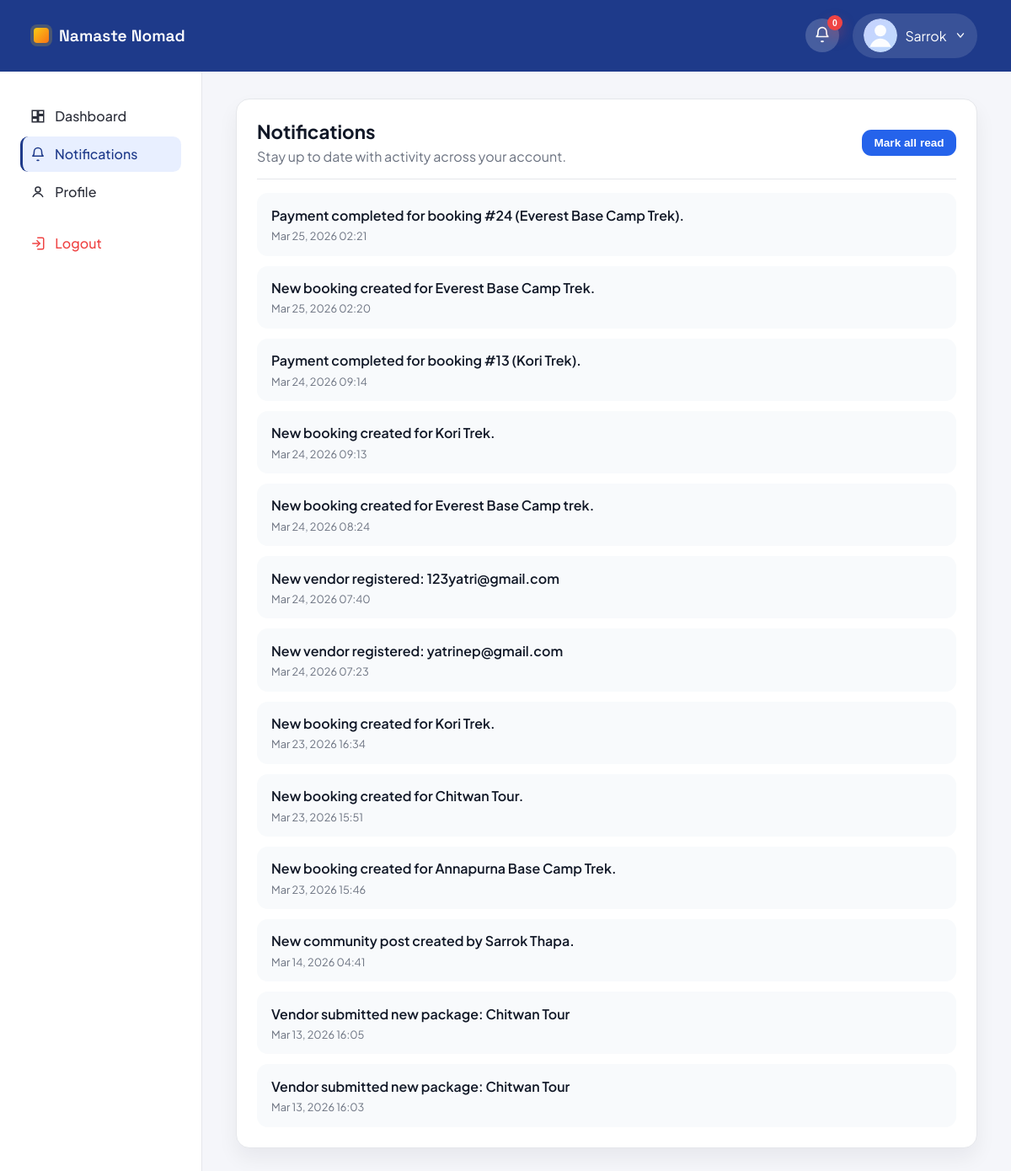
/accounts/notifications/ (signed in), run on an earlier commit of the app's database.
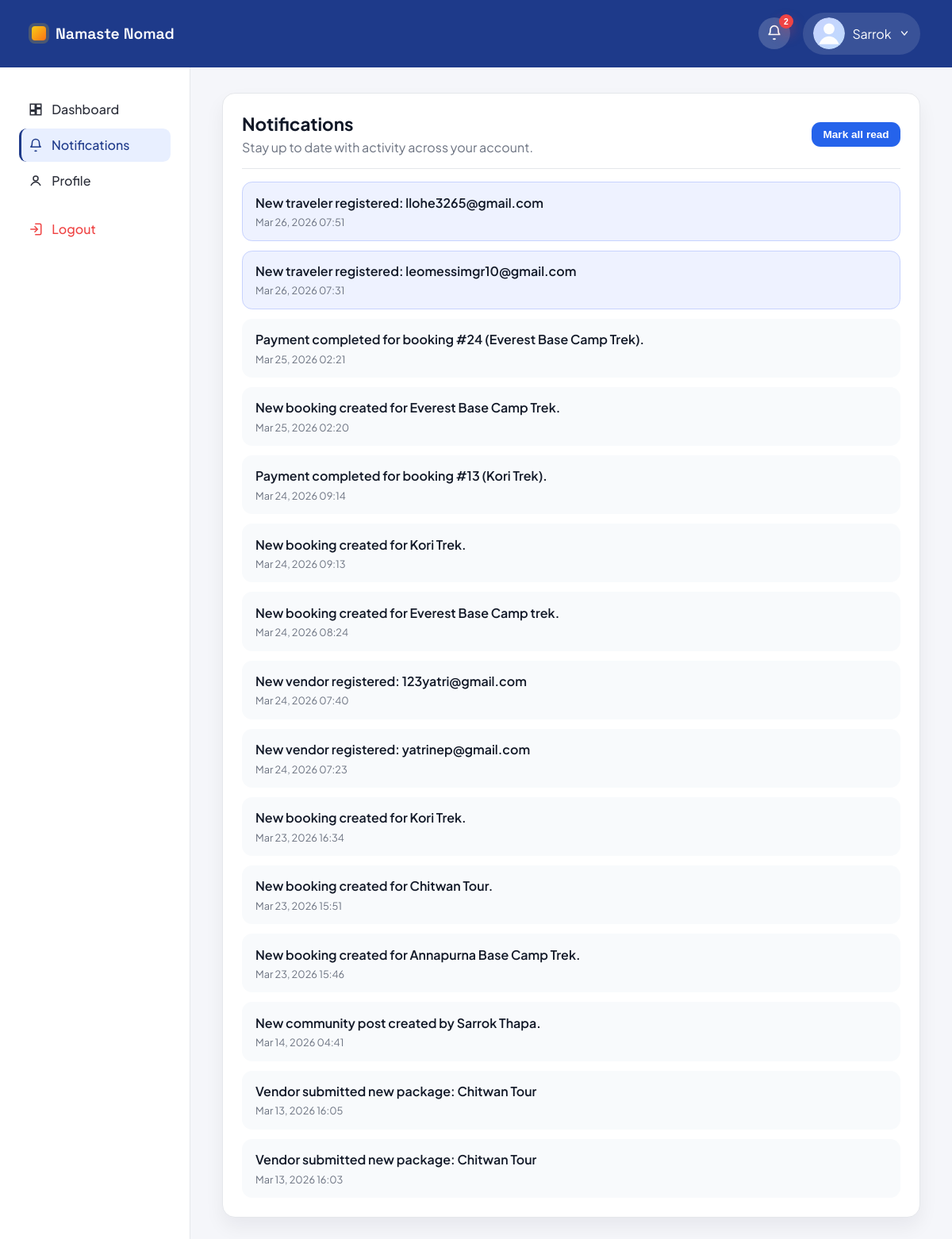
And on a later commit of the database.
### accounts/models.py (models this page shows, shortened)
class User(AbstractUser):
    USER_TYPE_CHOICES = (
        ('vendor', 'Vendor'),
        ('traveler', 'Traveler'),
        ('admin', 'Admin'),
    )
    user_type = models.CharField(max_length=10, choices=USER_TYPE_CHOICES)
    phone = models.CharField(max_length=20, blank=True, null=True)
    is_verified = models.BooleanField(default=False)

class Notification(models.Model):
    TYPE_BOOKING = 'booking'
    TYPE_COMMUNITY_POST = 'community_post'
    TYPE_LIKE = 'like'
    TYPE_COMMENT = 'comment'
    TYPE_VENDOR_APPROVAL = 'vendor_approval'
    TYPE_ADMIN_MESSAGE = 'admin_message'
    TYPE_PACKAGE_APPROVED = 'package_approved'
    TYPE_SUPPORT_MESSAGE = 'support_message'
    TYPE_PACKAGE_SUBMISSION = 'package_submission'
    TYPE_USER_REGISTRATION = 'user_registration'
    TYPE_CHOICES = (
        (TYPE_BOOKING, 'Booking'),
        (TYPE_COMMUNITY_POST, 'Community Post'),
        (TYPE_LIKE, 'Like'),
        (TYPE_COMMENT, 'Comment'),
        (TYPE_VENDOR_APPROVAL, 'Vendor Approval'),
        (TYPE_ADMIN_MESSAGE, 'Admin Message'),
        (TYPE_PACKAGE_APPROVED, 'Package Approved'),
        (TYPE_SUPPORT_MESSAGE, 'Support Message'),
        (TYPE_PACKAGE_SUBMISSION, 'Package Submission'),
        (TYPE_USER_REGISTRATION, 'User Registration'),
    )
    user = models.ForeignKey(
        settings.AUTH_USER_MODEL,
        on_delete=models.CASCADE,
        related_name='notifications',
    )
    message = models.TextField()
    type = models.CharField(max_length=40, choices=TYPE_CHOICES)
    related_object_id = models.PositiveIntegerField(null=True, blank=True)
    is_read = models.BooleanField(default=False)
    created_at = models.DateTimeField(auto_now_add=True)
    class Meta:
        ordering = ('-created_at',)

### accounts/views.py (the view, shortened to what this page needs)
# urls.py: path('notifications/', views.notifications_list, name='notifications_list'),
@never_cache
@login_required(login_url='account_login_choice')
def notifications_list(request):
    notifications = Notification.objects.filter(user=request.user).order_by('-created_at')[:50]
    unread_count = Notification.objects.filter(user=request.user, is_read=False).count()
    for notification in notifications:
        notification.link = notification_link(notification)
    if getattr(request.user, 'user_type', '') == 'admin':
        admin_profile = _get_admin_profile(request.user)
        return render(request, 'accounts/admin_notifications.html', {
            'admin_profile': admin_profile,
            'notifications': notifications,
            'unread_count': unread_count,
            'active_page': 'notifications',
        })

### accounts/context_processors.py (called while the page is built)
def _safe_related(instance, relation_name):
    try:
        return getattr(instance, relation_name)
    except ObjectDoesNotExist:
        return None

def _display_name(user):
    full_name = user.get_full_name().strip()
    return full_name or user.username or user.email or 'Account'

def _avatar_url(user, user_type):
    if user_type == 'traveler':
        profile = _safe_related(user, 'traveler_profile')
        if profile and profile.avatar:
            return profile.avatar.url
    elif user_type == 'vendor':
        profile = _safe_related(user, 'vendor_profile')
        if profile and profile.logo:
            return profile.logo.url
    elif user_type == 'admin':
        profile = _safe_related(user, 'admin_profile')
        if profile and profile.avatar:
            return profile.avatar.url
    return ''

def _dashboard_url(user_type):
    if user_type == 'traveler':
        return reverse('traveler_home')
    if user_type == 'vendor':
        return reverse('vendor_dashboard')
    if user_type == 'admin':
        return reverse('admin_dashboard')
    return reverse('home')

def _profile_url(user_type):
    if user_type == 'traveler':
        return reverse('traveler_profile')
    if user_type == 'vendor':
        return reverse('vendor_profile')
    if user_type == 'admin':
        return reverse('admin_profile')
    return reverse('home')

def _settings_url(user_type):
    if user_type == 'traveler':
        return reverse('traveler_profile')
    if user_type == 'vendor':
        return reverse('vendor_settings')
    if user_type == 'admin':
        return reverse('admin_profile')
    return reverse('home')

def _navbar_context(user):
    user_type = getattr(user, 'user_type', '')
    return {
        'nav_user_type': user_type,
        'nav_display_name': _display_name(user),
        'nav_avatar_url': _avatar_url(user, user_type),
        'nav_dashboard_url': _dashboard_url(user_type),
        'nav_profile_url': _profile_url(user_type),
        'nav_settings_url': _settings_url(user_type),
    }

### accounts/views.py (called while the page is built)
def _get_admin_profile(user):
    try:
        return user.admin_profile
    except AdminProfile.DoesNotExist:
        return None

### accounts/templates/accounts/admin_notifications.html (shortened to what this page needs)
{% load static %}
<!DOCTYPE html>
<html lang="en">
<head>
    <link rel="stylesheet" href="{% static 'css/vendor_dashboard.css' %}?v=20260226b">
    <link rel="stylesheet" href="{% static 'css/admin_dashboard.css' %}?v=20260226b">
    <link rel="stylesheet" href="{% static 'css/notifications.css' %}?v=20260313a">
    <link rel="stylesheet" href="{% static 'css/notifications_page.css' %}?v=20260313a">
</head>
<body class="admin-dashboard">
    <header class="topbar admin-topbar">
        <a class="brand" href="{% url 'home' %}">
            <span class="brand-mark"></span>
            <span class="brand-name">Namaste Nomad</span>
        </a>
        <div class="topbar-actions">
            {% include "accounts/includes/notification_bell.html" %}
            <div class="admin-user">
                <div class="avatar topbar-avatar">
                    {% if admin_profile and admin_profile.avatar %}
                        <img class="topbar-avatar-image" src="{{ admin_profile.avatar.url }}" alt="Admin avatar">
                    {% else %}
                        <img class="topbar-avatar-image" src="{% static 'images/default-avatar.svg' %}" alt="Default admin avatar">
                    {% endif %}
                </div>
                <span>{{ request.user.first_name|default:"Admin" }}</span>
                <svg width="14" height="14" viewBox="0 0 20 20" fill="none" aria-hidden="true">
                    <path d="M5 7l5 6 5-6" stroke="currentColor" stroke-width="2" stroke-linecap="round" stroke-linejoin="round"/>
                </svg>
            </div>
        </div>
    </header>
    <div class="dashboard-shell admin-shell">
        <aside class="sidebar admin-sidebar">
            <nav class="sidebar-nav">
                <a class="nav-item" href="{% url 'admin_dashboard' %}">
                    <span class="nav-icon">
                        <svg viewBox="0 0 24 24" fill="none" stroke="currentColor" stroke-width="2">
                            <path d="M3 13h8V3H3v10zM13 21h8V11h-8v10zM13 3h8v6h-8V3zM3 21h8v-6H3v6z"/>
                        </svg>
                    </span>
                    Dashboard
                </a>
                <a class="nav-item {% if active_page == 'notifications' %}active{% endif %}" href="{% url 'notifications_list' %}">
                    <span class="nav-icon">
                        <svg viewBox="0 0 24 24" fill="none" stroke="currentColor" stroke-width="2">
                            <path d="M18 8a6 6 0 1 0-12 0c0 7-3 7-3 7h18s-3 0-3-7"/>
                            <path d="M13.73 21a2 2 0 0 1-3.46 0"/>
                        </svg>
                    </span>
                    Notifications
                </a>
                <a class="nav-item" href="{% url 'admin_profile' %}">
                    <span class="nav-icon">
                        <svg viewBox="0 0 24 24" fill="none" stroke="currentColor" stroke-width="2">
                            <circle cx="12" cy="8" r="4"/>
                            <path d="M4 20c2-4 6-6 8-6s6 2 8 6"/>
                        </svg>
                    </span>
                    Profile
                </a>
                <a class="nav-item logout" href="{% url 'logout' %}">
                    <span class="nav-icon">
                        <svg viewBox="0 0 24 24" fill="none" stroke="currentColor" stroke-width="2">
                            <path d="M10 17l5-5-5-5"/>
                            <path d="M15 12H3"/>
                            <path d="M11 3h8a2 2 0 0 1 2 2v14a2 2 0 0 1-2 2h-8"/>
                        </svg>
                    </span>
                    Logout
                </a>
            </nav>
        </aside>
        <main class="dashboard-main admin-main">
            {% include "accounts/includes/notifications_list.html" %}
        </main>
    </div>
</body>
</html>

### accounts/templates/accounts/includes/notification_bell.html (shortened to what this page needs)
{% if request.user.is_authenticated %}
<div class="notification-shell" data-notification>
    <button type="button" class="notification-bell" data-notification-toggle aria-expanded="false">
        <span class="notification-icon" aria-hidden="true">
            <svg viewBox="0 0 24 24" fill="none" stroke="currentColor" stroke-width="2">
                <path d="M18 8a6 6 0 1 0-12 0c0 7-3 7-3 7h18s-3 0-3-7"/>
                <path d="M13.73 21a2 2 0 0 1-3.46 0"/>
            </svg>
        </span>
        <span class="notification-badge" data-notification-count {% if not notifications_unread_count %}hidden{% endif %}>
            {{ notifications_unread_count|default:0 }}
        </span>
    </button>
</div>
{% endif %}

### accounts/templates/accounts/includes/notifications_list.html (shortened to what this page needs)
<section class="notifications-page">
    <div class="notifications-page__header">
        <div>
            <h1>Notifications</h1>
            <p>Stay up to date with activity across your account.</p>
        </div>
        <form method="post" action="{% url 'notifications_mark_read' %}" class="notifications-page__actions">
            <button type="submit" class="notifications-page__button">Mark all read</button>
        </form>
    </div>
    <div class="notifications-page__list">
        {% if notifications %}
            {% for notification in notifications %}
                <a class="notifications-page__item{% if not notification.is_read %} unread{% endif %}" href="{{ notification.link }}">
                    <div class="notifications-page__message">{{ notification.message }}</div>
                    <div class="notifications-page__meta">{{ notification.created_at|date:"M d, Y H:i" }}</div>
                </a>
            {% endfor %}
        {% else %}
            <div class="notifications-page__empty">No notifications yet.</div>
        {% endif %}
    </div>
</section>

### static/css/admin_dashboard.css (style rules this page uses)
.admin-dashboard { background: #f5f6fa; color: #111827; }
.admin-topbar { background: #1e3a8a; color: #fff; box-shadow: none; }
.admin-topbar .brand-name { color: #fff; }
.admin-user { display: flex; align-items: center; gap: 0.6rem; background: rgba(255, 255, 255, 0.12); padding: 0.4rem 0.8rem; border-radius: 999px; }
.admin-shell { grid-template-columns: 240px 1fr; background: #f5f6fa; }
.admin-sidebar { background: #fff; border-right: 1px solid #e5e7eb; }
.admin-sidebar .sidebar-nav { gap: 0.2rem; }
.admin-sidebar .nav-item { border-radius: 0.6rem; font-weight: 500; gap: 0.7rem; }
.admin-sidebar .nav-item.active { background: #e8efff; color: #1e3a8a; border-left: 3px solid #1e3a8a; padding-left: 0.55rem; }
.admin-sidebar .nav-icon { width: 18px; height: 18px; display: inline-flex; align-items: center; justify-content: center; }
.admin-sidebar .nav-icon svg { width: 18px; height: 18px; }
.admin-main { padding: 2rem 2.5rem 3rem; }

### static/css/notifications.css (style rules this page uses)
.notification-shell { position: relative; display: inline-flex; align-items: center; }
.notification-bell { border: none; background: rgba(255, 255, 255, 0.18); color: inherit; width: 40px; height: 40px; border-radius: 50%; display: inline-flex; align-items: center; justify-content: center; cursor: pointer; position: relative; transition: transform 0.2s ease, background 0.2s ease; }
.notification-icon svg { width: 20px; height: 20px; }
.notification-badge { position: absolute; top: -4px; right: -4px; background: #ef4444; color: #fff; font-size: 0.65rem; font-weight: 700; min-width: 18px; height: 18px; border-radius: 999px; display: inline-flex; align-items: center; justify-content: center; padding: 0 5px; box-shadow: 0 8px 16px rgba(239, 68, 68, 0.35); }

### static/css/notifications_page.css (style rules this page uses)
.notifications-page { background: #fff; border: 1px solid #e5e7eb; border-radius: 1rem; padding: 1.5rem; box-shadow: 0 12px 24px rgba(15, 23, 42, 0.06); }
.notifications-page__header { display: flex; align-items: center; justify-content: space-between; gap: 1rem; border-bottom: 1px solid #e5e7eb; padding-bottom: 1rem; margin-bottom: 1rem; }
.notifications-page__header h1 { font-size: 1.4rem; font-weight: 700; }
.notifications-page__header p { margin-top: 0.35rem; color: #6b7280; }
.notifications-page__actions { margin: 0; }
.notifications-page__button { border: none; background: #2563eb; color: #fff; padding: 0.5rem 0.9rem; border-radius: 0.7rem; font-size: 0.85rem; font-weight: 600; cursor: pointer; }
.notifications-page__list { display: flex; flex-direction: column; gap: 0.75rem; }
.notifications-page__item { display: block; padding: 0.9rem 1rem; border-radius: 0.8rem; background: #f8fafc; color: #111827; text-decoration: none; border: 1px solid transparent; transition: border 0.2s ease, box-shadow 0.2s ease; }
.notifications-page__item.unread { background: #eef2ff; border-color: #c7d2fe; }
.notifications-page__message { font-weight: 600; }
.notifications-page__meta { margin-top: 0.4rem; font-size: 0.8rem; color: #6b7280; }

What changed in the data, as far as the page shows it:
added Notification: message "New traveler registered: llohe3265@gmail.com", created_at "Mar 26, 2026 07:51", is_read False (drawn)
added Notification: message "New traveler registered: leomessimgr10@gmail.com", created_at "Mar 26, 2026 07:31", is_read False (drawn)
Also different on the page:
{{ notifications_unread_count|default:0 }}: "0" → "2"
